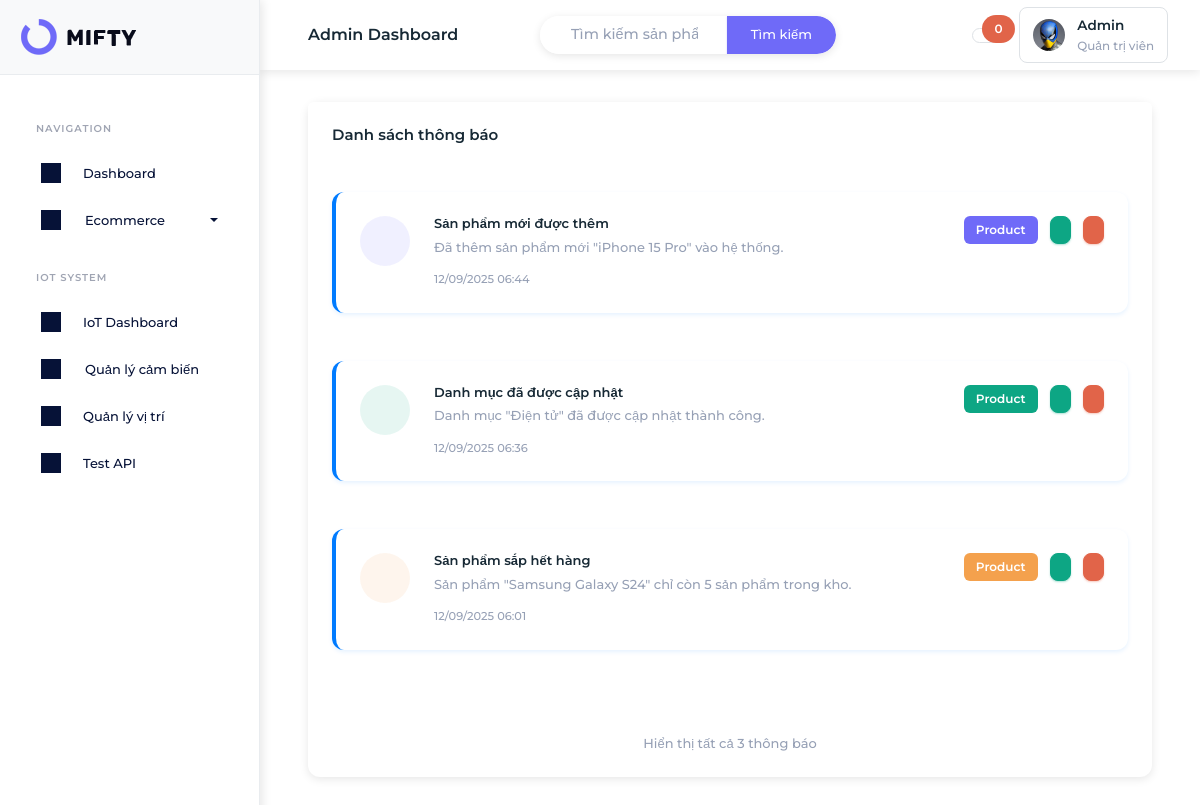
Page /admin/notifications/index.php?type=product on the committed database.
### tables this page shows
CREATE TABLE IF NOT EXISTS notifications (
    id INT AUTO_INCREMENT PRIMARY KEY,
    title VARCHAR(255) NOT NULL,
    message TEXT NOT NULL,
    type ENUM('product', 'sensor', 'system', 'alert') DEFAULT 'system',
    icon VARCHAR(100) DEFAULT 'iconoir-bell',
    icon_color VARCHAR(50) DEFAULT 'primary',
    is_read BOOLEAN DEFAULT FALSE,
    related_id INT DEFAULT NULL COMMENT 'ID của sản phẩm, cảm biến hoặc entity liên quan',
    related_type VARCHAR(50) DEFAULT NULL COMMENT 'Loại entity liên quan: product, sensor, category',
    created_at TIMESTAMP DEFAULT CURRENT_TIMESTAMP,
    updated_at TIMESTAMP DEFAULT CURRENT_TIMESTAMP ON UPDATE CURRENT_TIMESTAMP
);

### admin/notifications/index.php (the view, shortened to what this page needs)
<?php
try {
    $database = new Database();
    $pdo = $database->getConnection();
    $page = isset($_GET['page']) ? (int)$_GET['page'] : 1;
    $limit = 6;
    $offset = ($page - 1) * $limit;
    $type_filter = isset($_GET['type']) ? $_GET['type'] : '';
    $status_filter = isset($_GET['status']) ? $_GET['status'] : '';
    $where_conditions = [];
    $params = [];
    if (!empty($type_filter)) {
        $where_conditions[] = "type = ?";
        $params[] = $type_filter;
    }
    $where_clause = !empty($where_conditions) ? "WHERE " . implode(" AND ", $where_conditions) : "";
    $count_sql = "SELECT COUNT(*) as total FROM notifications $where_clause";
    $count_stmt = $pdo->prepare($count_sql);
    $count_stmt->execute($params);
    $total_notifications = $count_stmt->fetch()['total'];
    $total_pages = ceil($total_notifications / $limit);
    $sql = "SELECT * FROM notifications $where_clause ORDER BY created_at DESC LIMIT " . (int)$limit . " OFFSET " . (int)$offset;
    $stmt = $pdo->prepare($sql);
    $stmt->execute($params);
    $notifications = $stmt->fetchAll(PDO::FETCH_ASSOC);
} catch(Exception $e) {
    $error = "Lỗi kết nối database: " . $e->getMessage();
    $notifications = [];
    $stats = ['total' => 0, 'unread' => 0, 'product' => 0, 'sensor' => 0, 'system' => 0, 'alert' => 0];
}
?>
<!DOCTYPE html>
<html lang="vi" dir="ltr" data-startbar="light" data-bs-theme="light">
<head>
    <link href="../../assets/css/bootstrap.min.css" rel="stylesheet" type="text/css" />
    <link href="../../assets/css/icons.min.css" rel="stylesheet" type="text/css" />
    <link href="../../assets/css/app.min.css" rel="stylesheet" type="text/css" />
    <link href="../../assets/css/font-consistency.css" rel="stylesheet" type="text/css" />
    <link href="../partials/layout.css" rel="stylesheet" type="text/css" />
</head>
<body>
    <?php include '../partials/sidebar.php'; ?>
    <div class="content-page">
        <div class="content">
            <?php include '../partials/header.php'; ?>
            <div class="container-fluid">
                <div class="row">
                    <div class="col-12">
                        <div class="card">
                            <div class="card-header">
                                <h5 class="card-title mb-0">Danh sách thông báo</h5>
                            </div>
                            <div class="card-body">
                                <?php if (!empty($notifications)): ?>
                                    <div class="row" id="notifications-list">
                                        <?php foreach ($notifications as $notification): ?>
                                            <div class="col-12 mb-3">
                                                <div class="card notification-card <?php echo $notification['is_read'] ? 'read' : 'unread'; ?>"
                                                     data-id="<?php echo $notification['id']; ?>">
                                                    <div class="card-body">
                                                        <div class="d-flex">
                                                            <div class="flex-shrink-0">
                                                                <div class="notification-icon bg-<?php echo $notification['icon_color']; ?>-subtle text-<?php echo $notification['icon_color']; ?>">
                                                                </div>
                                                            </div>
                                                            <div class="flex-grow-1 ms-3">
                                                                <div class="d-flex justify-content-between align-items-start">
                                                                    <div>
                                                                        <h6 class="mb-1 fw-semibold"><?php echo htmlspecialchars($notification['title']); ?></h6>
                                                                        <p class="text-muted mb-2"><?php echo htmlspecialchars($notification['message']); ?></p>
                                                                        <small class="text-muted">
                                                                            <?php echo date('d/m/Y H:i', strtotime($notification['created_at'])); ?>
                                                                        </small>
                                                                    </div>
                                                                    <div class="d-flex gap-2">
                                                                        <span class="badge bg-<?php echo $notification['icon_color']; ?>">
                                                                            <?php echo ucfirst($notification['type']); ?>
                                                                        </span>
                                                                        <?php if (!$notification['is_read']): ?>
                                                                            <button class="btn btn-sm btn-success" onclick="markAsRead(<?php echo $notification['id']; ?>)">
                                                                            </button>
                                                                        <?php endif; ?>
                                                                        <button class="btn btn-sm btn-danger" onclick="deleteNotification(<?php echo $notification['id']; ?>)">
                                                                        </button>
                                                                    </div>
                                                                </div>
                                                            </div>
                                                        </div>
                                                    </div>
                                                </div>
                                            </div>
                                        <?php endforeach; ?>
                                    </div>
                                    <?php if ($total_pages > 1): ?>
                                        <div class="d-flex justify-content-between align-items-center mt-4">
                                            <div class="pagination-info">
                                                Hiển thị <?php echo $offset + 1; ?>-<?php echo min($offset + $limit, $total_notifications); ?>
                                                trong tổng số <?php echo $total_notifications; ?> thông báo
                                            </div>
                                            <nav aria-label="Phân trang thông báo">
                                                <ul class="pagination mb-0">
                                                    <?php if ($page > 1): ?>
                                                        <li class="page-item">
                                                            <a class="page-link" href="?page=<?php echo $page - 1; ?>&type=<?php echo $type_filter; ?>&status=<?php echo $status_filter; ?>" title="Trang trước">
                                                                <i class="iconoir-arrow-left"></i>
                                                            </a>
                                                        </li>
                                                    <?php endif; ?>
                                                    <?php
                                                    $start_page = max(1, $page - 2);
                                                    $end_page = min($total_pages, $page + 2);
                                                    if ($start_page > 1): ?>
                                                        <li class="page-item disabled">
                                                            <span class="page-link">...</span>
                                                        </li>
                                                    <?php endif; ?>
                                                    <?php for ($i = $start_page; $i <= $end_page; $i++): ?>
                                                        <li class="page-item <?php echo $i === $page ? 'active' : ''; ?>">
                                                            <a class="page-link" href="?page=<?php echo $i; ?>&type=<?php echo $type_filter; ?>&status=<?php echo $status_filter; ?>"><?php echo $i; ?></a>
                                                        </li>
                                                    <?php endfor; ?>
                                                    <?php if ($end_page < $total_pages): ?>
                                                        <li class="page-item disabled">
                                                            <span class="page-link">...</span>
                                                        </li>
                                                    <?php endif; ?>
                                                    <?php if ($page < $total_pages): ?>
                                                        <li class="page-item">
                                                            <a class="page-link" href="?page=<?php echo $page + 1; ?>&type=<?php echo $type_filter; ?>&status=<?php echo $status_filter; ?>" title="Trang sau">
                                                                <i class="iconoir-arrow-right"></i>
                                                            </a>
                                                        </li>
                                                    <?php endif; ?>
                                                </ul>
                                            </nav>
                                        </div>
                                    <?php else: ?>
                                        <div class="text-center text-muted mt-4">
                                            Hiển thị tất cả <?php echo $total_notifications; ?> thông báo
                                        </div>
                                    <?php endif; ?>
                                <?php endif; ?>
                            </div>
                        </div>
                    </div>
                </div>
            </div>
        </div>
    </div>
</body>
</html>

### admin/partials/layout.css (style rules this page uses)
.content-page { margin-top: 70px; margin-left: 260px; transition: margin-left 0.3s ease; min-height: calc(100vh - 70px); padding: 2rem; }
.container-fluid { padding: 0 1rem; }
.card { border: none; box-shadow: 0 2px 10px rgba(0,0,0,0.1); border-radius: 12px; transition: all 0.3s ease; }
.card-body { padding: 1.5rem; }
.btn { border-radius: 8px; font-weight: 500; transition: all 0.3s ease; }
.badge { font-size: 0.75rem; padding: 0.5rem 0.75rem; border-radius: 6px; }

### admin/notifications/index.php (style rules this page uses)
.notification-card { transition: all 0.3s ease; border-left: 4px solid transparent; }
.notification-card.unread { border-left-color: #007bff; background-color: #ffffff; box-shadow: 0 2px 4px rgba(0, 123, 255, 0.1); }
.notification-icon { width: 50px; height: 50px; border-radius: 50%; display: flex; align-items: center; justify-content: center; font-size: 1.2rem; }

### rows in the picture
notifications: title "Sản phẩm mới được thêm", message "Đã thêm sản phẩm mới \"iPhone 15 Pro\" vào hệ thống.", created_at "12/09/2025 06:44", type "Product"
notifications: title "Danh mục đã được cập nhật", message "Danh mục \"Điện tử\" đã được cập nhật thành công.", created_at "12/09/2025 06:36", type "Product"
notifications: title "Sản phẩm sắp hết hàng", message "Sản phẩm \"Samsung Galaxy S24\" chỉ còn 5 sản phẩm trong kho.", created_at "12/09/2025 06:01", type "Product"

### other values in the picture
$total_notifications "3"
